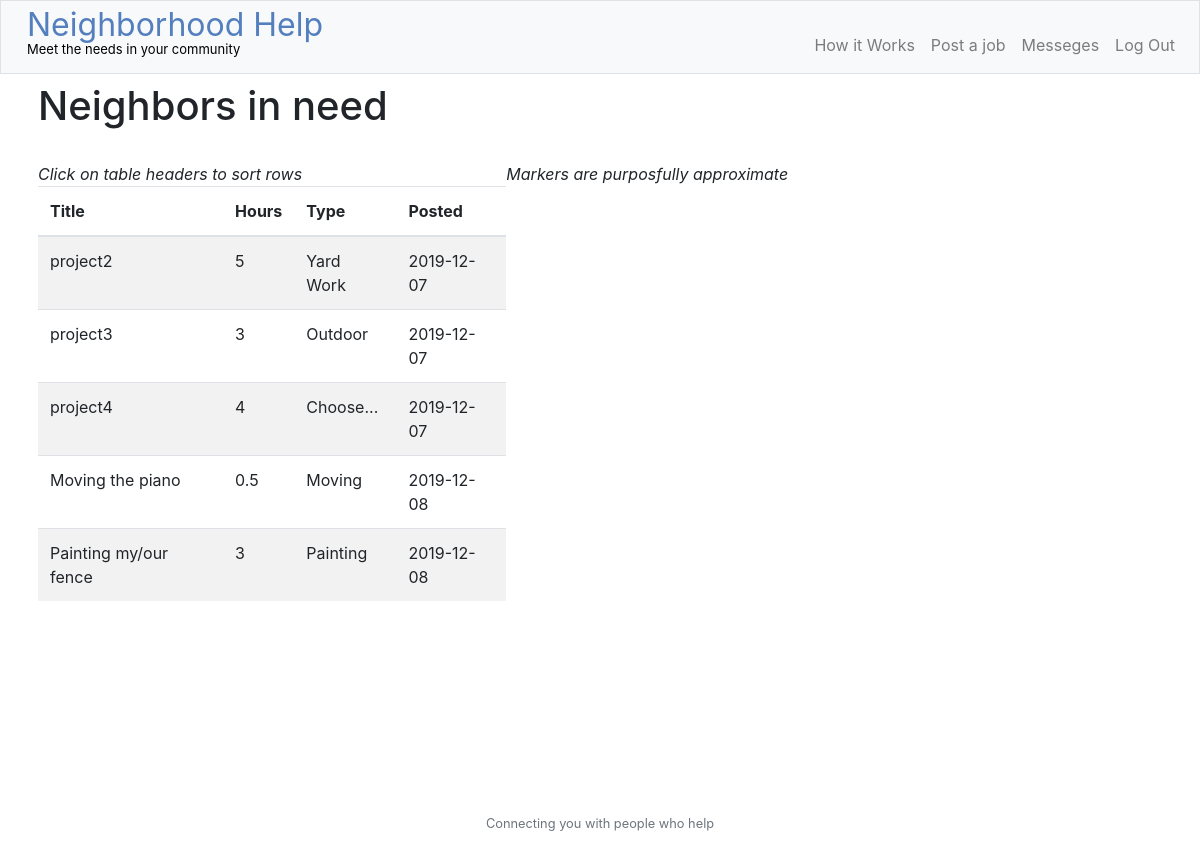
/ (signed in), run on the app's committed database.
### tables this page shows
CREATE TABLE 'posts' (
"post_id"INTEGER NOT NULL PRIMARY KEY AUTOINCREMENT UNIQUE,
"post_user"INTEGER NOT NULL,
"title"TEXT NOT NULL,'address' TEXT NOT NULL,
"summary"TEXT NOT NULL,
"work_type"TEXT,
"image"TEXT,
"est_hour"NUMERIC,
"min_help"INTEGER,
"max_help"INTEGER,
"post_time"TIMESTAMP NOT NULL DEFAULT CURRENT_TIMESTAMP, 'geo_lat' real, 'geo_lng' real, 'rand_geo_lat' real, 'rand_geo_lng' real, 'active' boolean NOT NULL DEFAULT 'true',
FOREIGN KEY("post_user") REFERENCES "users"("id")
);

### application.py (the view)
@app.route("/")
def index():
    posts = db.execute("SELECT * FROM posts WHERE active = :status",
                  status='true')
    for post in posts:
        datetime = post['post_time']
        date = datetime.split(" ")[0]
    return render_template("index.html", posts=posts)

### application.py (called while the page is built)
@app.after_request
def after_request(response):
    response.headers["Cache-Control"] = "no-cache, no-store, must-revalidate"
    response.headers["Expires"] = 0
    response.headers["Pragma"] = "no-cache"
    return response

### templates/index.html (shortened to what this page needs)
{% extends "layout.html" %}
{% block main %}
<h1>Neighbors in need</h1>
<br>
<div class="container">
  <div class="row">
  <div class="col" style="padding: 0;">
      <table class="table table-striped overflow-hidden" id="index_table">
        <thead>
          <tr class="tr-link">
            <th onclick="sortTable(0)" scope="col">Title</th>
            <th onclick="sortTable(1)" scope="col">Hours</th>
            <th onclick="sortTable(2)" scope="col">Type</th>
            <th onclick="sortTable(3)" scope="col">Posted</th>
          </tr>
        </thead>
        <tbody>
            <div style="font-style: italic;">Click on table headers to sort rows</div>
          {% for post in posts %}
            {% set postlocation = "http://9da8f99f-464a-4b93-bd4c-f58994d6b665-ide.cs50.xyz/viewpost?post_id=" ~ post['post_id']  %}
              <tr class="clickable tr-link" onclick="document.location='{{ postlocation }}'" style="cursor:hand">
                <td>
                  {{ post['title'] }}
                </td>
                <td>{{ post['est_hour'] }}</td>
                <td>{{ post['work_type'] }}</td>
                <td>{{ post['post_time'].split(" ")[0] }}</td>
              </tr>
          {% endfor %}
        </tbody>
      </table>
    </div>
    <div class="col-7" style="padding: 0;">
      <div style="font-style: italic;">Markers are purposfully approximate</div>
    <div id="googleMap" style="width:100%;height:600px;"></div>
    </div>
  </div>
</div>
{% endblock %}

### static/styles.css (style rules this page uses)
.tr-link { cursor:pointer; }

### data on the page
posts: title "project2", est_hour "5", work_type "Yard Work", post_time "2019-12-07"
posts: title "project3", est_hour "3", work_type "Outdoor", post_time "2019-12-07"
posts: title "project4", est_hour "4", work_type "Choose...", post_time "2019-12-07"
posts: title "Moving the piano", est_hour "0.5", work_type "Moving", post_time "2019-12-08"
posts: title "Painting my/our fence", est_hour "3", work_type "Painting", post_time "2019-12-08"
